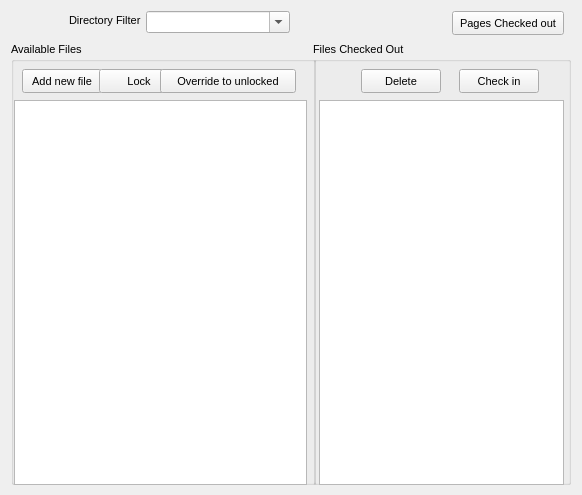
<?xml version="1.0"?>
<ui version="4.0">
  <class>FilePageDialog</class>
  <widget class="QDialog" name="IDD_FILEPAGE">
    <property name="geometry">
      <rect>
        <x>0</x>
        <y>0</y>
        <width>582</width>
        <height>495</height>
      </rect>
    </property>
    <property name="windowTitle">
      <string>Miscellaneous Files</string>
    </property>
    <property name="font">
      <font>
        <family>Liberation Sans</family>
        <pointsize>8</pointsize>
        <bold>false</bold>
        <italic>false</italic>
      </font>
    </property>
    <property name="enabled">
      <bool>true</bool>
    </property>
    <property name="windowFlags">
      <set>Qt::Dialog|Qt::WindowCloseButtonHint</set>
    </property>
    <property name="minimumSize">
      <size>
        <width>582</width>
        <height>495</height>
      </size>
    </property>
    <property name="maximumSize">
      <size>
        <width>582</width>
        <height>495</height>
      </size>
    </property>
    <widget class="QGroupBox" name="IDC_STATIC">
      <property name="geometry">
        <rect>
          <x>11</x>
          <y>42</y>
          <width>305</width>
          <height>443</height>
        </rect>
      </property>
      <property name="title">
        <string>Available Files</string>
      </property>
      <property name="visible">
        <bool>true</bool>
      </property>
      <property name="enabled">
        <bool>true</bool>
      </property>
      <property name="flat">
        <bool>false</bool>
      </property>
      <widget class="QPushButton" name="IDC_ADD_FILE">
        <property name="geometry">
          <rect>
            <x>11</x>
            <y>27</y>
            <width>80</width>
            <height>24</height>
          </rect>
        </property>
        <property name="text">
          <string>Add new file</string>
        </property>
        <property name="visible">
          <bool>true</bool>
        </property>
        <property name="enabled">
          <bool>true</bool>
        </property>
        <property name="default">
          <bool>false</bool>
        </property>
        <property name="autoDefault">
          <bool>false</bool>
        </property>
      </widget>
      <widget class="QPushButton" name="IDC_LOCK_FILE">
        <property name="geometry">
          <rect>
            <x>88</x>
            <y>27</y>
            <width>80</width>
            <height>24</height>
          </rect>
        </property>
        <property name="text">
          <string>Lock</string>
        </property>
        <property name="visible">
          <bool>true</bool>
        </property>
        <property name="enabled">
          <bool>true</bool>
        </property>
        <property name="default">
          <bool>false</bool>
        </property>
        <property name="autoDefault">
          <bool>false</bool>
        </property>
      </widget>
      <widget class="QPushButton" name="IDC_OVERRIDE">
        <property name="geometry">
          <rect>
            <x>149</x>
            <y>27</y>
            <width>136</width>
            <height>24</height>
          </rect>
        </property>
        <property name="text">
          <string>Override to unlocked</string>
        </property>
        <property name="visible">
          <bool>true</bool>
        </property>
        <property name="enabled">
          <bool>true</bool>
        </property>
        <property name="default">
          <bool>false</bool>
        </property>
        <property name="autoDefault">
          <bool>false</bool>
        </property>
      </widget>
      <widget class="QListWidget" name="IDC_FILELIST">
        <property name="geometry">
          <rect>
            <x>3</x>
            <y>58</y>
            <width>293</width>
            <height>385</height>
          </rect>
        </property>
        <property name="visible">
          <bool>true</bool>
        </property>
        <property name="enabled">
          <bool>true</bool>
        </property>
        <property name="selectionMode">
          <enum>QAbstractItemView::SingleSelection</enum>
        </property>
      </widget>
    </widget>
    <widget class="QGroupBox" name="IDC_STATIC_2">
      <property name="geometry">
        <rect>
          <x>313</x>
          <y>42</y>
          <width>258</width>
          <height>443</height>
        </rect>
      </property>
      <property name="title">
        <string>Files Checked Out</string>
      </property>
      <property name="visible">
        <bool>true</bool>
      </property>
      <property name="enabled">
        <bool>true</bool>
      </property>
      <property name="flat">
        <bool>false</bool>
      </property>
      <widget class="QPushButton" name="IDC_DELETE_FILE">
        <property name="geometry">
          <rect>
            <x>48</x>
            <y>27</y>
            <width>80</width>
            <height>24</height>
          </rect>
        </property>
        <property name="text">
          <string>Delete</string>
        </property>
        <property name="visible">
          <bool>true</bool>
        </property>
        <property name="enabled">
          <bool>true</bool>
        </property>
        <property name="default">
          <bool>false</bool>
        </property>
        <property name="autoDefault">
          <bool>false</bool>
        </property>
      </widget>
      <widget class="QPushButton" name="IDC_CHECKIN_FILE">
        <property name="geometry">
          <rect>
            <x>146</x>
            <y>27</y>
            <width>80</width>
            <height>24</height>
          </rect>
        </property>
        <property name="text">
          <string>Check in</string>
        </property>
        <property name="visible">
          <bool>true</bool>
        </property>
        <property name="enabled">
          <bool>true</bool>
        </property>
        <property name="default">
          <bool>false</bool>
        </property>
        <property name="autoDefault">
          <bool>false</bool>
        </property>
      </widget>
      <widget class="QListWidget" name="IDC_CHECKEDOUT_LIST">
        <property name="geometry">
          <rect>
            <x>6</x>
            <y>58</y>
            <width>245</width>
            <height>385</height>
          </rect>
        </property>
        <property name="visible">
          <bool>true</bool>
        </property>
        <property name="enabled">
          <bool>true</bool>
        </property>
        <property name="selectionMode">
          <enum>QAbstractItemView::SingleSelection</enum>
        </property>
      </widget>
    </widget>
    <widget class="QComboBox" name="IDC_DIRECTORY_FILTER">
      <property name="maxVisibleItems">
        <number>13</number>
      </property>
      <property name="geometry">
        <rect>
          <x>146</x>
          <y>11</y>
          <width>144</width>
          <height>22</height>
        </rect>
      </property>
      <property name="visible">
        <bool>true</bool>
      </property>
      <property name="enabled">
        <bool>true</bool>
      </property>
      <property name="editable">
        <bool>true</bool>
      </property>
    </widget>
    <widget class="QPushButton" name="IDC_FILES_OUT">
      <property name="geometry">
        <rect>
          <x>452</x>
          <y>11</y>
          <width>112</width>
          <height>24</height>
        </rect>
      </property>
      <property name="text">
        <string>Pages Checked out</string>
      </property>
      <property name="visible">
        <bool>true</bool>
      </property>
      <property name="enabled">
        <bool>true</bool>
      </property>
      <property name="default">
        <bool>false</bool>
      </property>
      <property name="autoDefault">
        <bool>false</bool>
      </property>
    </widget>
    <widget class="QLabel" name="IDC_STATIC_3">
      <property name="geometry">
        <rect>
          <x>69</x>
          <y>14</y>
          <width>73</width>
          <height>13</height>
        </rect>
      </property>
      <property name="text">
        <string>Directory Filter</string>
      </property>
      <property name="visible">
        <bool>true</bool>
      </property>
      <property name="enabled">
        <bool>true</bool>
      </property>
      <property name="alignment">
        <set>Qt::AlignLeft</set>
      </property>
    </widget>
    <action name="IDD_ORPHANHUNTER">
      <property name="text">
        <string>Orphan Hunter</string>
      </property>
    </action>
    <action name="IDD_REORDER_PAGES">
      <property name="text">
        <string>Reorder Net Pages</string>
      </property>
    </action>
    <action name="IDD_SHOW_ALL_CHECKED_OUT">
      <property name="text">
        <string>Show All Pages Checked Out</string>
      </property>
    </action>
    <action name="IDM_IMPORT_BITMAP">
      <property name="text">
        <string>Bitmap/Animation Converter...</string>
      </property>
    </action>
    <action name="ID_APP_ABOUT">
      <property name="text">
        <string>&amp;About editor...</string>
      </property>
    </action>
    <action name="ID_APP_EXIT">
      <property name="text">
        <string>E&amp;xit</string>
      </property>
      <property name="shortcut">
        <string>Alt+X</string>
      </property>
    </action>
    <action name="ID_BRIEFING_EDITOR">
      <property name="text">
        <string>Briefing Editor...</string>
      </property>
    </action>
    <action name="ID_BUTTON_LIGHTING">
      <property name="text">
        <string>ID_BUTTON_LIGHTING</string>
      </property>
    </action>
    <action name="ID_BUTTON_OUTLINE">
      <property name="text">
        <string>ID_BUTTON_OUTLINE</string>
      </property>
    </action>
    <action name="ID_BUTTON_WINDOWSELECTION">
      <property name="text">
        <string>ID_BUTTON_WINDOWSELECTION</string>
      </property>
    </action>
    <action name="ID_D3HELP">
      <property name="text">
        <string>Help on D3 Editor</string>
      </property>
    </action>
    <action name="ID_EDITORS_AIPROPERTIES">
      <property name="text">
        <string>AI Properties...</string>
      </property>
    </action>
    <action name="ID_EDITORS_AMBIENTSOUNDS">
      <property name="text">
        <string>Ambient Sounds...</string>
      </property>
    </action>
    <action name="ID_EDITORS_DALLAS">
      <property name="text">
        <string>Dallas Graphical Script Editor...</string>
      </property>
    </action>
    <action name="ID_EDITORS_FILES">
      <property name="text">
        <string>Files...</string>
      </property>
    </action>
    <action name="ID_EDITORS_MEGACELLS">
      <property name="text">
        <string>Megacells...</string>
      </property>
    </action>
    <action name="ID_EDIT_ADDSELECT">
      <property name="text">
        <string>Add Current Room to Selected List</string>
      </property>
    </action>
    <action name="ID_EDIT_ATTACH">
      <property name="text">
        <string>&amp;Attach</string>
      </property>
    </action>
    <action name="ID_EDIT_CLEARSELECTED">
      <property name="text">
        <string>Clear Selected List</string>
      </property>
    </action>
    <action name="ID_EDIT_COPY">
      <property name="text">
        <string>&amp;Copy</string>
      </property>
      <property name="shortcut">
        <string>Ctrl+Ins</string>
      </property>
    </action>
    <action name="ID_EDIT_CUT">
      <property name="text">
        <string>Cu&amp;t</string>
      </property>
      <property name="shortcut">
        <string>Shift+Del</string>
      </property>
    </action>
    <action name="ID_EDIT_DELETE">
      <property name="text">
        <string>&amp;Delete</string>
      </property>
    </action>
    <action name="ID_EDIT_LOADSCRAP">
      <property name="text">
        <string>Load Scrap from Disk</string>
      </property>
    </action>
    <action name="ID_EDIT_PASTE">
      <property name="text">
        <string>&amp;Paste</string>
      </property>
      <property name="shortcut">
        <string>Shift+Ins</string>
      </property>
    </action>
    <action name="ID_EDIT_PLACE">
      <property name="text">
        <string>&amp;Place in Mine</string>
      </property>
    </action>
    <action name="ID_EDIT_PLACE_TERRAIN">
      <property name="text">
        <string>&amp;Place on Terrain</string>
      </property>
    </action>
    <action name="ID_EDIT_REMOVESELECT">
      <property name="text">
        <string>Remove Current Room from Selected List</string>
      </property>
    </action>
    <action name="ID_EDIT_SAVESCRAP">
      <property name="text">
        <string>Save Scrap to Disk</string>
      </property>
    </action>
    <action name="ID_EDIT_SELECTATTACHED">
      <property name="text">
        <string>Select All Rooms Attached to Current Room</string>
      </property>
    </action>
    <action name="ID_EDIT_UNDO">
      <property name="text">
        <string>&amp;Undo</string>
      </property>
      <property name="shortcut">
        <string>Alt+Backspace</string>
      </property>
    </action>
    <action name="ID_FILE_AUTOSAVE">
      <property name="text">
        <string>Autosave</string>
      </property>
      <property name="checkable">
        <bool>true</bool>
      </property>
    </action>
    <action name="ID_FILE_CHECKMINE">
      <property name="text">
        <string>&amp;Check Mine</string>
      </property>
    </action>
    <action name="ID_FILE_FIXCRACKS">
      <property name="text">
        <string>Fix Level Cracks</string>
      </property>
    </action>
    <action name="ID_FILE_FIXDEGENERATEFACES">
      <property name="text">
        <string>Fix/Remove Degenerate Faces</string>
      </property>
    </action>
    <action name="ID_FILE_IMPORT_ROOM">
      <property name="text">
        <string>Import 3DSMax Room</string>
      </property>
    </action>
    <action name="ID_FILE_INFORMATION">
      <property name="text">
        <string>&amp;Information</string>
      </property>
      <property name="shortcut">
        <string>Alt+I</string>
      </property>
    </action>
    <action name="ID_FILE_LEAVE_EDITOR">
      <property name="text">
        <string>Go to main menu...</string>
      </property>
    </action>
    <action name="ID_FILE_LEVELPROPS">
      <property name="text">
        <string>Set Selected Room(s) Properties</string>
      </property>
    </action>
    <action name="ID_FILE_LEVEL_INFO">
      <property name="text">
        <string>Edit Level Info...</string>
      </property>
    </action>
    <action name="ID_FILE_MRU_FILE1">
      <property name="text">
        <string>Recent File</string>
      </property>
      <property name="enabled">
        <bool>false</bool>
      </property>
    </action>
    <action name="ID_FILE_NEW">
      <property name="text">
        <string>&amp;New</string>
      </property>
      <property name="shortcut">
        <string>Ctrl+N</string>
      </property>
    </action>
    <action name="ID_FILE_OPEN">
      <property name="text">
        <string>&amp;Open...</string>
      </property>
      <property name="shortcut">
        <string>Ctrl+O</string>
      </property>
    </action>
    <action name="ID_FILE_PLAY640X480">
      <property name="text">
        <string>&amp;Play in 640 x 480</string>
      </property>
      <property name="shortcut">
        <string>Alt+P</string>
      </property>
    </action>
    <action name="ID_FILE_PREFERENCES">
      <property name="text">
        <string>Preferences</string>
      </property>
    </action>
    <action name="ID_FILE_PRINT">
      <property name="text">
        <string>&amp;Print...</string>
      </property>
      <property name="shortcut">
        <string>Ctrl+P</string>
      </property>
    </action>
    <action name="ID_FILE_PRINT_PREVIEW">
      <property name="text">
        <string>Print Pre&amp;view</string>
      </property>
    </action>
    <action name="ID_FILE_PRINT_SETUP">
      <property name="text">
        <string>P&amp;rint Setup...</string>
      </property>
    </action>
    <action name="ID_FILE_REMOVEDUPLICATEFACESFROMCURRENTROOM">
      <property name="text">
        <string>Remove Duplicate Faces from Current Room</string>
      </property>
    </action>
    <action name="ID_FILE_REMOVEEXTRAPOINTS">
      <property name="text">
        <string>Remove Extra Points</string>
      </property>
    </action>
    <action name="ID_FILE_RESTOREGAMESTATE">
      <property name="text">
        <string>Restore Gamestate</string>
      </property>
    </action>
    <action name="ID_FILE_SAVE">
      <property name="text">
        <string>&amp;Save</string>
      </property>
      <property name="shortcut">
        <string>Ctrl+S</string>
      </property>
    </action>
    <action name="ID_FILE_SAVEGOALTEXT">
      <property name="text">
        <string>Save Goal Text to File</string>
      </property>
    </action>
    <action name="ID_FILE_SAVE_AS">
      <property name="text">
        <string>Save &amp;As...</string>
      </property>
    </action>
    <action name="ID_FILE_SAVE_COPY_AS">
      <property name="text">
        <string>Save Copy &amp;As...</string>
      </property>
    </action>
    <action name="ID_FILE_STATS">
      <property name="text">
        <string>Show Level Stats</string>
      </property>
    </action>
    <action name="ID_FILE_UPDATE">
      <property name="text">
        <string>&amp;Update</string>
      </property>
      <property name="shortcut">
        <string>Ctrl+S</string>
      </property>
    </action>
    <action name="ID_FILE_VERIFY_LEVEL">
      <property name="text">
        <string>Verify Level</string>
      </property>
    </action>
    <action name="ID_HOTSPOT_TGA">
      <property name="text">
        <string>HotSpot TGA Extractor...</string>
      </property>
    </action>
    <action name="ID_MINE_VIEW">
      <property name="text">
        <string>Mine View</string>
      </property>
      <property name="shortcut">
        <string>F2</string>
      </property>
    </action>
    <action name="ID_OBJBUTTON">
      <property name="text">
        <string>ID_OBJBUTTON</string>
      </property>
    </action>
    <action name="ID_OBJECT_DELETEOBJECT">
      <property name="text">
        <string>Delete Object</string>
      </property>
      <property name="shortcut">
        <string>Del</string>
      </property>
    </action>
    <action name="ID_OBJECT_MOVEPLAYER">
      <property name="text">
        <string>Move Player 0 to Viewer</string>
      </property>
    </action>
    <action name="ID_OBJECT_PLACECAMERAATCURRENTFACE">
      <property name="text">
        <string>Create New Camera at Current Face</string>
      </property>
    </action>
    <action name="ID_OBJECT_PLACECAMERAATVIEWER">
      <property name="text">
        <string>Create New Camera at Viewer</string>
      </property>
    </action>
    <action name="ID_OBJECT_PLACEOBJECT">
      <property name="text">
        <string>Place Object</string>
      </property>
      <property name="shortcut">
        <string>Ins</string>
      </property>
    </action>
    <action name="ID_OBJECT_PLACESOUNDSOURCEATVIEWER">
      <property name="text">
        <string>Create SoundSource at Viewer</string>
      </property>
    </action>
    <action name="ID_OBJECT_PLACEWAYPOINTATVIEWER">
      <property name="text">
        <string>Place Waypoint at Viewer</string>
      </property>
    </action>
    <action name="ID_OBJECT_SELECTBYNUMBER">
      <property name="text">
        <string>Select Object By Number</string>
      </property>
    </action>
    <action name="ID_OBJECT_SETCAMERAFROMVIEWER">
      <property name="text">
        <string>Move Camera to Viewer</string>
      </property>
    </action>
    <action name="ID_OBJECT_SETVIEWERFROMCAMERA">
      <property name="text">
        <string>Move Viewer to Camera</string>
      </property>
    </action>
    <action name="ID_OSIRISCOMPILE">
      <property name="text">
        <string>ID_OSIRISCOMPILE</string>
      </property>
    </action>
    <action name="ID_REINIT_OPENGL">
      <property name="text">
        <string>ID_REINIT_OPENGL</string>
      </property>
    </action>
    <action name="ID_ROOM_ADD">
      <property name="text">
        <string>&amp;Add Room at Current Face</string>
      </property>
      <property name="shortcut">
        <string>Shift+A</string>
      </property>
    </action>
    <action name="ID_ROOM_ADDVERTTONEWFACE">
      <property name="text">
        <string>Add Vert to New Face</string>
      </property>
      <property name="shortcut">
        <string>Shift+V</string>
      </property>
    </action>
    <action name="ID_ROOM_ATTACHROOM">
      <property name="text">
        <string>Attach Room</string>
      </property>
    </action>
    <action name="ID_ROOM_BUILDBRIDGE">
      <property name="text">
        <string>&amp;Build Bridge</string>
      </property>
    </action>
    <action name="ID_ROOM_BUILDSMOOTHBRIDGE">
      <property name="text">
        <string>Build Smooth Bridge</string>
      </property>
      <property name="shortcut">
        <string>Ctrl+B</string>
      </property>
    </action>
    <action name="ID_ROOM_CLEARCENTERPOINT">
      <property name="text">
        <string>Clear Center Point</string>
      </property>
    </action>
    <action name="ID_ROOM_COMBINE">
      <property name="text">
        <string>Combine Rooms</string>
      </property>
    </action>
    <action name="ID_ROOM_DELETE">
      <property name="text">
        <string>Delete Current Room</string>
      </property>
    </action>
    <action name="ID_ROOM_DELETECONNECTEDFACES">
      <property name="text">
        <string>Delete Connected Faces</string>
      </property>
    </action>
    <action name="ID_ROOM_DELETEFACE">
      <property name="text">
        <string>Delete Current Face</string>
      </property>
    </action>
    <action name="ID_ROOM_DELETEPORTAL">
      <property name="text">
        <string>Delete Current Portal</string>
      </property>
    </action>
    <action name="ID_ROOM_DELETEVERT">
      <property name="text">
        <string>Delete Current Vert From Face</string>
      </property>
    </action>
    <action name="ID_ROOM_DROPROOM">
      <property name="text">
        <string>Drop Room</string>
      </property>
    </action>
    <action name="ID_ROOM_FACE_ADDVERTTOEDGE">
      <property name="text">
        <string>Add Vert To Edge</string>
      </property>
    </action>
    <action name="ID_ROOM_FACE_DELETEVERTONEDGE">
      <property name="text">
        <string>Delete Vert on Edge</string>
      </property>
    </action>
    <action name="ID_ROOM_FACE_MOVEVERTONEDGE">
      <property name="text">
        <string>Move Vert on Edge</string>
      </property>
    </action>
    <action name="ID_ROOM_FACE_SPLITFACE">
      <property name="text">
        <string>Split Face</string>
      </property>
    </action>
    <action name="ID_ROOM_FINISHNEWFACE">
      <property name="text">
        <string>Add Last Point to New Face (Finish Face)</string>
      </property>
    </action>
    <action name="ID_ROOM_GRABTEXTURE">
      <property name="text">
        <string>Grab Texture</string>
      </property>
      <property name="shortcut">
        <string>G</string>
      </property>
    </action>
    <action name="ID_ROOM_JOINROOMS">
      <property name="text">
        <string>Join Rooms</string>
      </property>
    </action>
    <action name="ID_ROOM_JOINROOMSEXACT">
      <property name="text">
        <string>Join Rooms Exact</string>
      </property>
    </action>
    <action name="ID_ROOM_JOIN_ADJACENT_FACES">
      <property name="text">
        <string>Join Adjacent Faces</string>
      </property>
    </action>
    <action name="ID_ROOM_LINKTONEWEXTERNAL">
      <property name="text">
        <string>Link Room to New External Room</string>
      </property>
    </action>
    <action name="ID_ROOM_MARK">
      <property name="text">
        <string>&amp;Mark Room/Face</string>
      </property>
      <property name="shortcut">
        <string>Ctrl+M</string>
      </property>
    </action>
    <action name="ID_ROOM_MERGEOBJECTINTOROOM">
      <property name="text">
        <string>Merge Object into Room</string>
      </property>
    </action>
    <action name="ID_ROOM_NEXTFACE">
      <property name="text">
        <string>Next Face</string>
      </property>
      <property name="shortcut">
        <string>F</string>
      </property>
    </action>
    <action name="ID_ROOM_PLACEROOM">
      <property name="text">
        <string>Place Room at Current Room</string>
      </property>
    </action>
    <action name="ID_ROOM_PLACETERRAINROOM">
      <property name="text">
        <string>Place Room at Current Terrain Cell</string>
      </property>
    </action>
    <action name="ID_ROOM_PREVIOUSFACE">
      <property name="text">
        <string>Previous Face</string>
      </property>
      <property name="shortcut">
        <string>Shift+F</string>
      </property>
    </action>
    <action name="ID_ROOM_PROPAGATETOADJACENTCOPLANARFACES">
      <property name="text">
        <string>Propagate to Adjacent Coplanar Faces</string>
      </property>
      <property name="shortcut">
        <string>Ctrl+F</string>
      </property>
    </action>
    <action name="ID_ROOM_PROPAGATETOALL">
      <property name="text">
        <string>Propagate to All Faces in Room</string>
      </property>
      <property name="shortcut">
        <string>Shift+R</string>
      </property>
    </action>
    <action name="ID_ROOM_RENAMEROOM">
      <property name="text">
        <string>Rename Room</string>
      </property>
      <property name="shortcut">
        <string>Ctrl+R</string>
      </property>
    </action>
    <action name="ID_ROOM_ROTATEPLACEDROOM45DEGREES">
      <property name="text">
        <string>Rotate Placed Room 45 Degrees</string>
      </property>
    </action>
    <action name="ID_ROOM_SAVECURRENTROOM">
      <property name="text">
        <string>Save Current Room</string>
      </property>
    </action>
    <action name="ID_ROOM_SELECTBYNUMBER">
      <property name="text">
        <string>Select Room by Number</string>
      </property>
    </action>
    <action name="ID_ROOM_SELECTFACEBYNUMBER">
      <property name="text">
        <string>Select Face by Number</string>
      </property>
    </action>
    <action name="ID_ROOM_SETCENTERFROMVIEWER">
      <property name="text">
        <string>Set Room Center from Viewer</string>
      </property>
    </action>
    <action name="ID_ROOM_SNAPPLACEDROOM">
      <property name="text">
        <string>Snap Placed Room</string>
      </property>
    </action>
    <action name="ID_ROOM_SNAPPOINTTOEDGE">
      <property name="text">
        <string>Snap Point to Edge</string>
      </property>
    </action>
    <action name="ID_ROOM_SNAPPOINTTOFACE">
      <property name="text">
        <string>Snap Point to Face</string>
      </property>
    </action>
    <action name="ID_ROOM_SNAPPOINTTOPOINT">
      <property name="text">
        <string>Snap Point to Point</string>
      </property>
    </action>
    <action name="ID_ROOM_SPLITFACE">
      <property name="text">
        <string>Triangulate face</string>
      </property>
    </action>
    <action name="ID_ROOM_STARTNEWFACE">
      <property name="text">
        <string>Add First Point to New Face (Start Face)</string>
      </property>
    </action>
    <action name="ID_ROOM_SWAPMAKEDANDCURRENTROOMFACE">
      <property name="text">
        <string>Swap Marked and Current Room/Face</string>
      </property>
    </action>
    <action name="ID_ROOM_UNDOSNAP">
      <property name="text">
        <string>Undo Snap</string>
      </property>
    </action>
    <action name="ID_ROOM_UNPLACEROOM">
      <property name="text">
        <string>Un-place Room/Group/Door</string>
      </property>
    </action>
    <action name="ID_ROOM_VIEW">
      <property name="text">
        <string>Room View</string>
      </property>
      <property name="shortcut">
        <string>F4</string>
      </property>
    </action>
    <action name="ID_SCRIPT_LEVEL_INTERFACE">
      <property name="text">
        <string>Levels and Scripts...</string>
      </property>
    </action>
    <action name="ID_SUBEDITORS_FONT">
      <property name="text">
        <string>Font Editor...</string>
      </property>
    </action>
    <action name="ID_SUBEDITORS_HOGMAKER">
      <property name="text">
        <string>Hog Maker...</string>
      </property>
    </action>
    <action name="ID_SUBEDITORS_TABLEFILEEDIT">
      <property name="text">
        <string>Table File Text Editor...</string>
      </property>
    </action>
    <action name="ID_SUBEDITORS_TABLEFILEFILTER">
      <property name="text">
        <string>Table File Filter...</string>
      </property>
    </action>
    <action name="ID_TABLEEDIT_FILE_EXIT">
      <property name="text">
        <string>&amp;Exit</string>
      </property>
    </action>
    <action name="ID_TABLEEDIT_FILE_LOAD">
      <property name="text">
        <string>&amp;Load...</string>
      </property>
    </action>
    <action name="ID_TABLEEDIT_FILE_SAVE">
      <property name="text">
        <string>&amp;Save</string>
      </property>
    </action>
    <action name="ID_TABLEEDIT_FILE_SAVE_AS">
      <property name="text">
        <string>S&amp;ave as...</string>
      </property>
    </action>
    <action name="ID_TABLEFILTER_FILE_EXIT">
      <property name="text">
        <string>Exit</string>
      </property>
    </action>
    <action name="ID_TABLEFILTER_FILE_LOAD">
      <property name="text">
        <string>Load...</string>
      </property>
    </action>
    <action name="ID_TABLEFILTER_FILE_NEW">
      <property name="text">
        <string>New</string>
      </property>
    </action>
    <action name="ID_TABLEFILTER_FILE_SAVE">
      <property name="text">
        <string>Save</string>
      </property>
    </action>
    <action name="ID_TABLEFILTER_FILE_SAVEAS">
      <property name="text">
        <string>Save as...</string>
      </property>
    </action>
    <action name="ID_TERRAIN_VIEW">
      <property name="text">
        <string>Terrain View</string>
      </property>
      <property name="shortcut">
        <string>F3</string>
      </property>
    </action>
    <action name="ID_TEST_TEST1">
      <property name="text">
        <string>Test function 1</string>
      </property>
    </action>
    <action name="ID_TEST_TEST2">
      <property name="text">
        <string>Test function 2</string>
      </property>
    </action>
    <action name="ID_TEST_TEST3">
      <property name="text">
        <string>Test function 3</string>
      </property>
    </action>
    <action name="ID_TOOLS_WORLD_OBJECTS_BUILDINGS">
      <property name="text">
        <string>Buildings...</string>
      </property>
    </action>
    <action name="ID_TOOLS_WORLD_OBJECTS_CLUTTER">
      <property name="text">
        <string>Clutter...</string>
      </property>
    </action>
    <action name="ID_TOOLS_WORLD_OBJECTS_DOOR">
      <property name="text">
        <string>Doors...</string>
      </property>
    </action>
    <action name="ID_TOOLS_WORLD_OBJECTS_LIGHTS">
      <property name="text">
        <string>Lights...</string>
      </property>
    </action>
    <action name="ID_TOOLS_WORLD_OBJECTS_PLAYER">
      <property name="text">
        <string>Player Ships...</string>
      </property>
    </action>
    <action name="ID_TOOLS_WORLD_OBJECTS_POWERUPS">
      <property name="text">
        <string>Powerups...</string>
      </property>
    </action>
    <action name="ID_TOOLS_WORLD_OBJECTS_ROBOTS">
      <property name="text">
        <string>Robots...</string>
      </property>
    </action>
    <action name="ID_TOOLS_WORLD_OBJECTS_SOUND">
      <property name="text">
        <string>Sounds...</string>
      </property>
    </action>
    <action name="ID_TOOLS_WORLD_TEXTURES">
      <property name="text">
        <string>Textures...</string>
      </property>
    </action>
    <action name="ID_TOOLS_WORLD_WEAPONS">
      <property name="text">
        <string>Weapons...</string>
      </property>
    </action>
    <action name="ID_VIEW_CENTERONCUBE">
      <property name="text">
        <string>Center on Current &amp;Room</string>
      </property>
      <property name="shortcut">
        <string>Home</string>
      </property>
    </action>
    <action name="ID_VIEW_CENTERONMINE">
      <property name="text">
        <string>Center on &amp;Mine Origin</string>
      </property>
    </action>
    <action name="ID_VIEW_CENTERONOBJECT">
      <property name="text">
        <string>Center on Current &amp;Object</string>
      </property>
    </action>
    <action name="ID_VIEW_DELETEVIEWER">
      <property name="text">
        <string>Delete Viewer</string>
      </property>
    </action>
    <action name="ID_VIEW_FLIP">
      <property name="text">
        <string>Flip Viewer</string>
      </property>
      <property name="shortcut">
        <string>/</string>
      </property>
    </action>
    <action name="ID_VIEW_KEYPAD_TOGGLE">
      <property name="text">
        <string>Keypad</string>
      </property>
      <property name="shortcut">
        <string>F10</string>
      </property>
    </action>
    <action name="ID_VIEW_MOVECAMERATOCURRENTOBJECT">
      <property name="text">
        <string>Move camera to Current Object</string>
      </property>
    </action>
    <action name="ID_VIEW_MOVECAMERATOSELECTEDFACE">
      <property name="text">
        <string>Move camera to &amp;Current Face</string>
      </property>
      <property name="shortcut">
        <string>Shift+C</string>
      </property>
    </action>
    <action name="ID_VIEW_MOVECAMERATOSELECTEDROOM">
      <property name="text">
        <string>Move camera to &amp;Current Room</string>
      </property>
      <property name="shortcut">
        <string>C</string>
      </property>
    </action>
    <action name="ID_VIEW_NEWVIEWER">
      <property name="text">
        <string>New Viewer</string>
      </property>
    </action>
    <action name="ID_VIEW_NEXTVIEWER">
      <property name="text">
        <string>Next Viewer</string>
      </property>
    </action>
    <action name="ID_VIEW_RESETVIEWRADIUS">
      <property name="text">
        <string>Reset View Radius</string>
      </property>
    </action>
    <action name="ID_VIEW_SHOWOBJECTSINWIREFRAMEVIEW">
      <property name="text">
        <string>Show objects in Wireframe view</string>
      </property>
    </action>
    <action name="ID_VIEW_SHOWVIEWERFORWARDVECTOR">
      <property name="text">
        <string>Show Viewer Forward Vector</string>
      </property>
    </action>
    <action name="ID_VIEW_STATUS_BAR">
      <property name="text">
        <string>&amp;Status Bar</string>
      </property>
    </action>
    <action name="ID_VIEW_TEXTUREMINE">
      <property name="text">
        <string>Te&amp;xtured view</string>
      </property>
    </action>
    <action name="ID_VIEW_TOOLBAR">
      <property name="text">
        <string>&amp;Toolbar</string>
      </property>
    </action>
    <action name="ID_VIEW_VIEWPROP">
      <property name="text">
        <string>Display Viewer Properties</string>
      </property>
    </action>
    <action name="ID_VIEW_WIREFRAMEMINE">
      <property name="text">
        <string>&amp;Wireframe view</string>
      </property>
    </action>
    <action name="ID_WINDOW_CASCADE">
      <property name="text">
        <string>&amp;Cascade</string>
      </property>
    </action>
    <action name="ID_WINDOW_TILE">
      <property name="text">
        <string>&amp;Tile</string>
      </property>
    </action>
    <action name="ID_ZBUTTON">
      <property name="text">
        <string>ID_ZBUTTON</string>
      </property>
    </action>
  </widget>
</ui>
